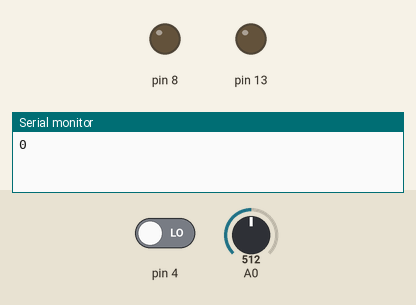
Recording of a sketch running on a simulated Arduino Uno, built with avr-gcc and run on an emulated ATmega328P. On the bench: output pins drawn as LEDs (lit = HIGH), the last lines printed to the serial monitor. Inputs (shaded band) come from the test bench; at power-on: pin 4 LOW, A0 = 512.

Above: at 0.1 s.
At 3.8 s:
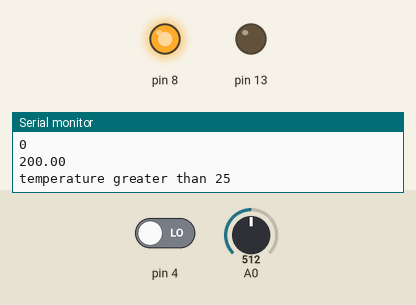
3.9 s: pin 4 driven HIGH
At 4.3 s:
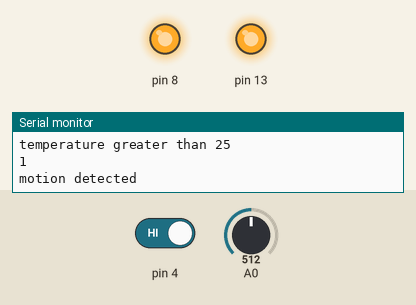
Timing chart, 0 to 6.9 s (numbered marks = the images above; inputs shaded):
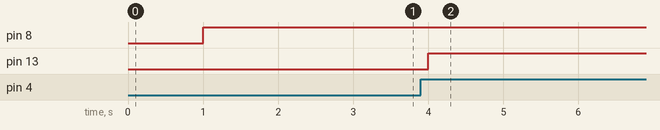

The sketch:

Smart_Home_code.ino
```cpp
void setup()
{
  Serial.begin(9600);
  pinMode(4,INPUT);
  pinMode(8,OUTPUT);
  pinMode(13,OUTPUT);

}
void loop()
{
  int p=digitalRead(4);
  Serial.println(p);
  if(p)
  {
    digitalWrite(13,1);
    Serial.println("motion detected");
  }
  delay(1000);
  double a=analogRead(A0);
  double t=(((a/1024)*5)-0.5)*100;

  Serial.println(t);
  if(t>25)
  {
  digitalWrite(8,1);
    Serial.println("temperature greater than 25");
  delay(1000);
  }
 }
```

Measured:
- after the input at 3.9 s, pin 13: LOW → HIGH after 0.10 s
